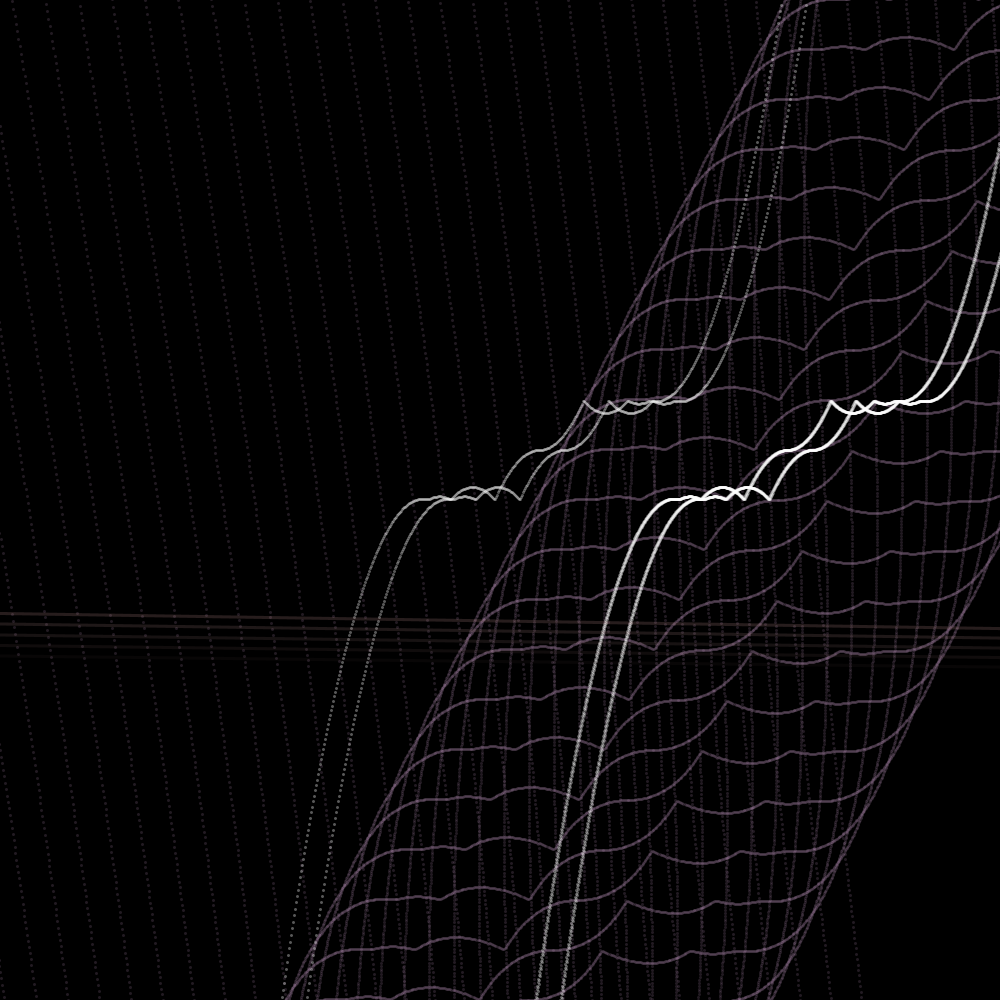
Frame 1 (no input)
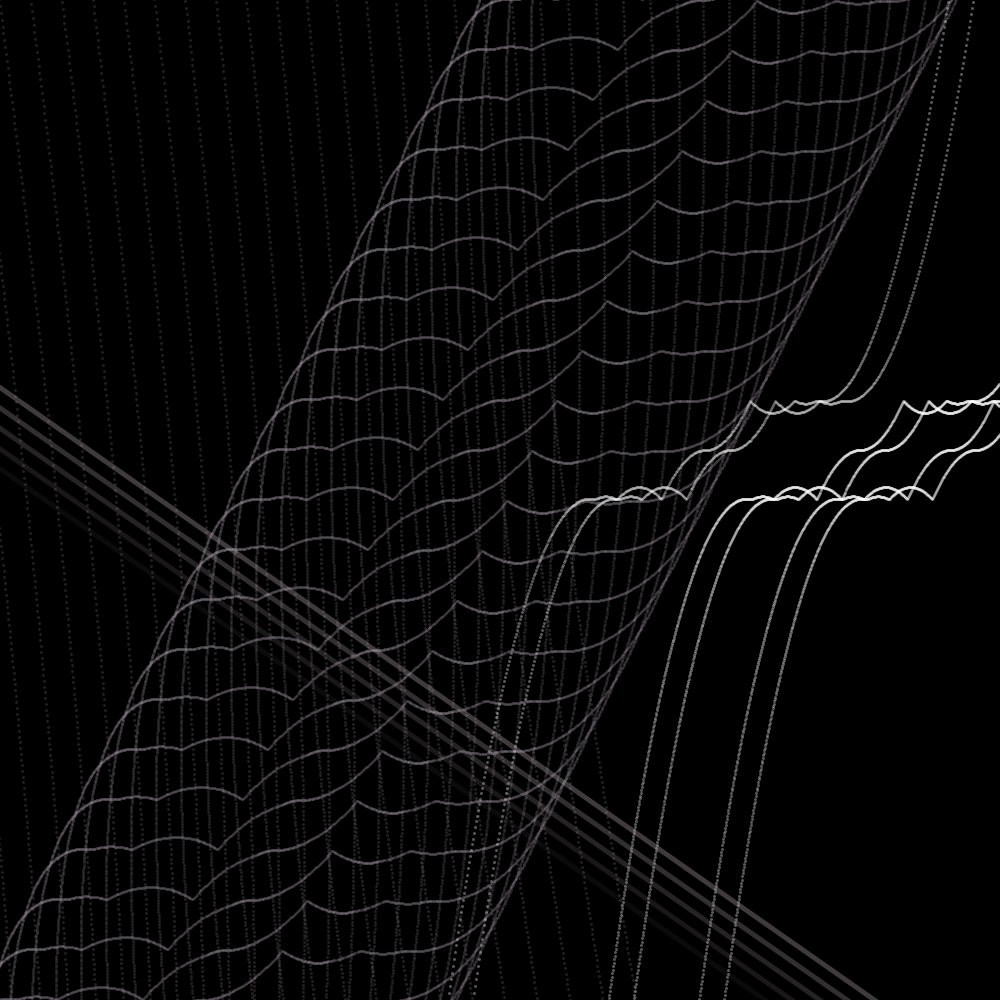
Frame 60 (the mouse pressed at the canvas centre just before this capture)
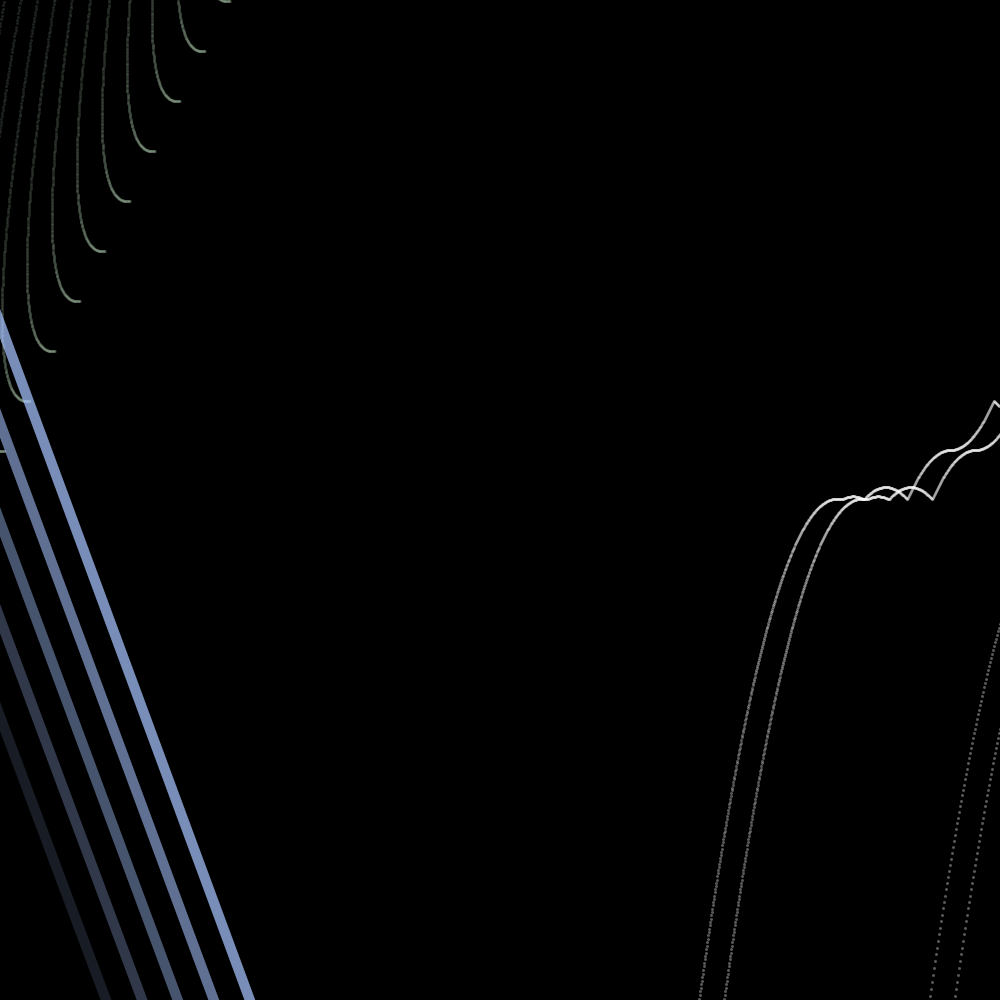
Frame 120 (the mouse held since frame 60 and released just before this capture)

The Processing sketch that drew these frames (run headless with seeded random() and noise(); from frame 60 on, the mouse is pressed at the canvas centre):

// Processing sketch: Davidsketch_240303bloop4
// ── Davidsketch_240303bloop4.pde
void setup() {
  size(1000, 1000);
}
int sign = 1;

void draw() {
  background(0);
  stroke(0, 2);
  strokeWeight(3);
  int max = 500;
  int[] pos = {-1, 1, 1, 1, -1, 1};
  for (int j = 0; j<58; j++) {
    stroke(map(cos(frameCount/99.009), -1, 1, 100, 200), map(sin(frameCount/99.009), -1, 1, 100, 200), map(cos(frameCount/99.009), -1, 1, 100, 200),44);
    for (float i = 0; i<max*2; i+=0.5) {
      point(-j*25 + i*2+100+-30*(float)easeInOutBounce(sin(frameCount/99.009)+map(i, 0, max*2, 0.3-2, 0.4+2)), j*50+-200+-99*(float)easeInOutBounce(tan(frameCount/99.009)+map(i, 0, max*2, 0.3-2, 0.4+2)));
    }
  }
  for (int j = 0; j<2; j++) {
        stroke(255, 88);

    for (float i = 0; i<max*2; i+=0.5) {

      point(j*25 + i*2, 500+-99*(float)easeInOutBounce(-tan(frameCount/99.009)+map(i, 0, max, 0.3-2, 0.4+2)));
    }
    for (float i = 0; i<max; i+=0.5) {
      point(500+j*25 + i, 500+-99*(float)easeInOutBounce(-tan(frameCount/99.009)+map(i, 0, max, 0.3-1, 0.4+1)));
    }
    for (float i = 0; i<max; i+=0.5) {
      point(500+j*25 + i, 500+-99*(float)easeInOutBounce(-tan(0.5*frameCount/99.009)+map(i, 0, max, 0.3-1, 0.4+1)));
    }
  }
  translate(500, 500);
  scale(1+tan(frameCount/99.009)*0.9);
  rotate(frameCount/99.009);
  for (int i = 0; i<6; i++) {
    stroke(map(cos(frameCount/99.009), -1, 1, 100, 200), map(sin(frameCount/99.009), -1, 1, 100, 200), map(tan(frameCount/99.009), -1, 1, 100, 200), map(tan(frameCount/99.009), -1, 1, 0, i*20));
    line(-9999, 170- i*20, 9999, 170);
  }
  if (frameCount/99.009>TAU) {
    noLoop();
  }
}


double easeInOutBounce(float x) {
  return x < 0.5
    ? (1 - easeOutBounce(1 - 2 * x)) / 2
    : (1 + easeOutBounce(2 * x - 1)) / 2;
}

double easeOutBounce(float x) {
  double n1 = 7.5625;
  double d1 = 2.75;

  if (x < 1 / d1) {
    return n1 * x * x;
  } else if (x < 2 / d1) {
    return n1 * (x -= 1.5 / d1) * x + 0.75;
  } else if (x < 2.5 / d1) {
    return n1 * (x -= 2.25 / d1) * x + 0.9375;
  } else {
    return n1 * (x -= 2.625 / d1) * x + 0.984375;
  }
}
